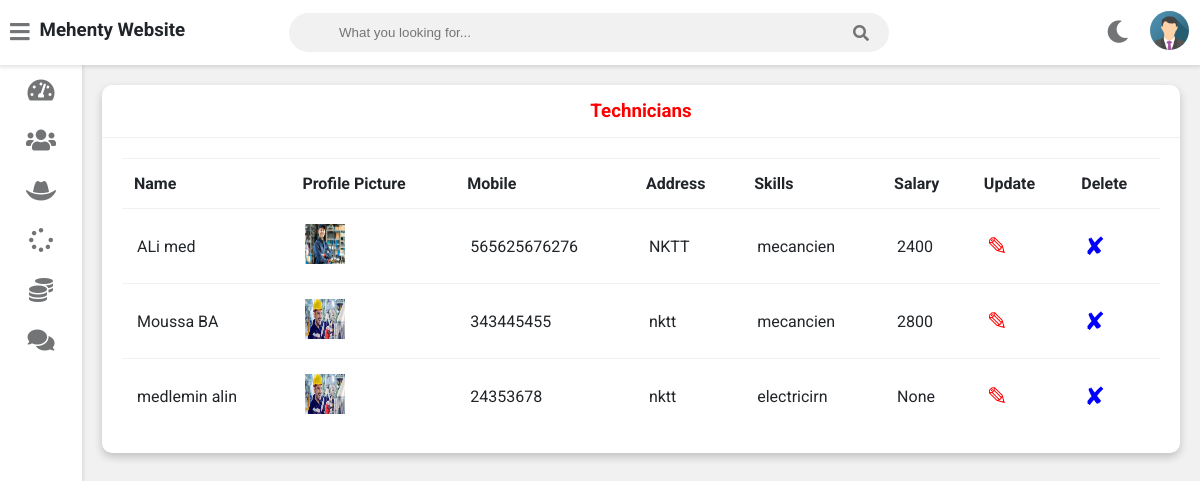
The page /admin-view-Technician (signed in) on the database as committed earlier.
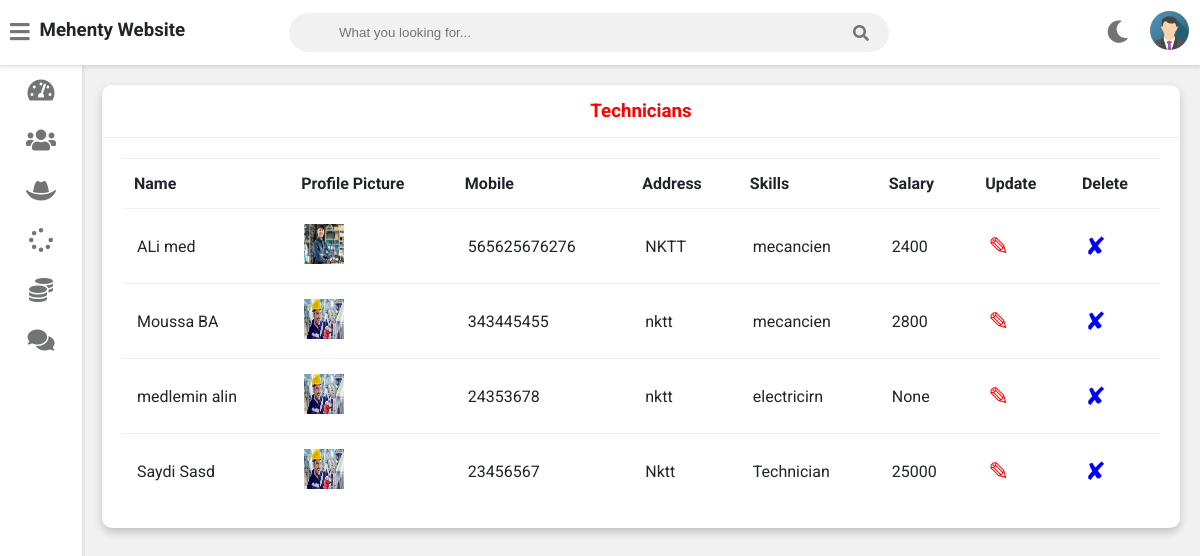
The same page on the database as committed later.
### service/models.py (models this page shows, shortened)
class Technician(models.Model):
    user=models.OneToOneField(User,on_delete=models.CASCADE)
    profile_pic= models.ImageField(upload_to='profile_pic/TechnicianProfilePic/',null=True,blank=True)
    address = models.CharField(max_length=40)
    mobile = models.CharField(max_length=20,null=False)
    skill = models.CharField(max_length=500,null=True)
    salary=models.PositiveIntegerField(null=True)
    status=models.BooleanField(default=False)
    @property
    def get_name(self):
        return self.user.first_name+" "+self.user.last_name

### service/views.py (the view)
# urls.py: path('admin-view-Technician',views.admin_view_Technician_view,name='admin-view-Technician'),
@login_required(login_url='adminlogin')
def admin_view_Technician_view(request):
    Technicians=models.Technician.objects.all()
    return render(request,'service/admin_view_Technician.html',{'Technicians':Technicians})

### templates/service/admin_view_Technician.html
{% extends 'service/adminbase.html' %}
{% block content %}
{% load static %}
	<div class="wrapper">
		<div class="row">
			<div class="col-12 col-m-12 col-sm-12">
				<div class="card">
					<div class="card-header">
						<h3 style="color:red; text-align:center" >Technicians
						</h3>
					</div>
					<div class="card-content">
						<table>
							<thead>
                <tr>
                  <th>Name</th>
                  <th>Profile Picture</th>
                  <th>Mobile</th>
                  <th>Address</th>
                  <th>Skills</th>
                  <th>Salary</th>
                  <th>Update</th>
                  <th>Delete</th>
                </tr>
							</thead>
							<tbody>
              {% for m in Technicians %}
                <tr>
                  <td> {{m.get_name}}</td>
                  <td> <img src="{% static m.profile_pic.url %}" alt="Profile Pic" height="40px" width="40px" /></td>
                  <td>{{m.mobile}}</td>
                  <td>{{m.address}}</td>
                  <td>{{m.skill}}</td>
                  <td>{{m.salary}}</td>
                  <td><a  style="color:red; text-decoration:none;font-size:25px;" href="{% url 'update-Technician' m.id  %}">&#9998;</a></td>
                  <td><a style="color:blue; text-decoration:none;font-size:25px;"href="{% url 'delete-Technician' m.id  %}">&#10008;</a></td>
                </tr>
                {% endfor %}
							</tbody>
						</table>
					</div>
				</div>
			</div>
		</div>
<br><br><br><br><br><br><br><br><br><br><br><br><br><br><br><br>
	</div>
{% endblock content %}

Rows that differ between the two databases and show on the page:
added Technician: get_name "Saydi Sasd", profile_pic (picture), mobile "23456567", address "Nktt", skill "Technician", salary "25000"
